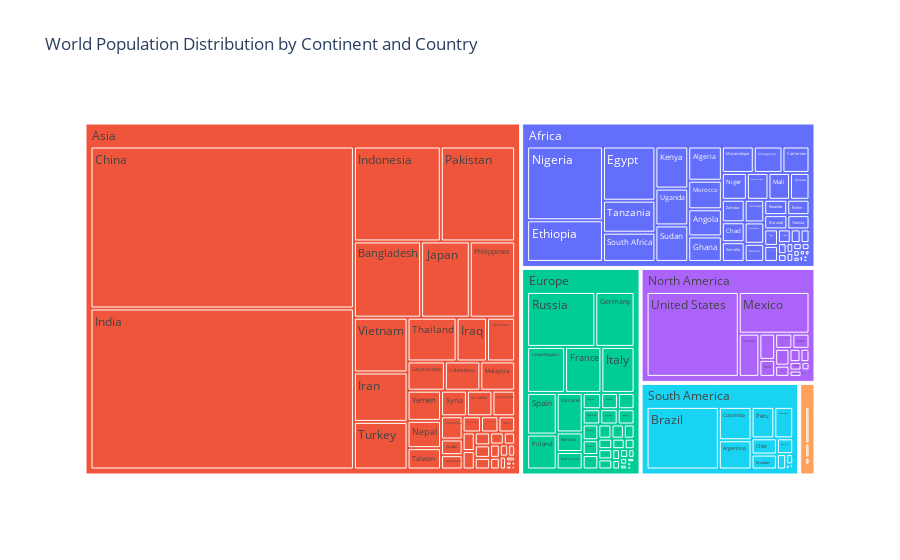

Notebook source saved alongside this figure:
### Code cell
#PLOTLY - treemap
fig = px.treemap(
    merged_df,
    path=["Continent", "Country/Territory"],
    values="2022 Population",
    color="Continent",
    title="World Population Distribution by Continent and Country"
)
fig.show()

### Figure 1 — Plotly figure (JSON) as saved in the notebook; plotly's stock layout.template omitted (floating-point values rounded to 4 significant figures; data arrays with more than 128 entries replaced by an {"elided": "..."} marker saying what was removed)
{"data": [{"branchvalues": "total", "customdata": {"elided": "206x1 str values"}, "domain": {"x": [0, 1], "y": [0, 1]}, "hovertemplate": "labels=%{label}<br>2022 Population=%{value}<br>parent=%{parent}<br>id=%{id}<br>Continent=%{customdata[0]}<extra></extra>", "ids": {"elided": "206 str values"}, "labels": {"elided": "206 str values"}, "marker": {"colors": {"elided": "206 str values"}}, "name": "", "parents": {"elided": "206 str values"}, "type": "treemap", "values": {"elided": "206 float values"}}], "layout": {"legend": {"tracegroupgap": 0}, "title": {"text": "World Population Distribution by Continent and Country"}}}
